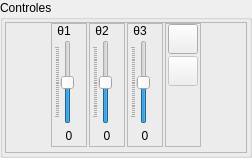
        <widget class="QGroupBox" name="groupBox_5">
         <property name="sizePolicy">
          <sizepolicy hsizetype="Minimum" vsizetype="Preferred">
           <horstretch>0</horstretch>
           <verstretch>0</verstretch>
          </sizepolicy>
         </property>
         <property name="title">
          <string>Controles</string>
         </property>
         <layout class="QVBoxLayout" name="verticalLayout_5">
          <property name="spacing">
           <number>3</number>
          </property>
          <property name="leftMargin">
           <number>2</number>
          </property>
          <property name="topMargin">
           <number>2</number>
          </property>
          <property name="rightMargin">
           <number>2</number>
          </property>
          <property name="bottomMargin">
           <number>2</number>
          </property>
          <item>
           <widget class="QFrame" name="frame_25">
            <property name="sizePolicy">
             <sizepolicy hsizetype="Minimum" vsizetype="Preferred">
              <horstretch>0</horstretch>
              <verstretch>0</verstretch>
             </sizepolicy>
            </property>
            <property name="frameShape">
             <enum>QFrame::StyledPanel</enum>
            </property>
            <property name="frameShadow">
             <enum>QFrame::Raised</enum>
            </property>
            <layout class="QHBoxLayout" name="horizontalLayout_25">
             <property name="spacing">
              <number>2</number>
             </property>
             <property name="leftMargin">
              <number>5</number>
             </property>
             <property name="topMargin">
              <number>0</number>
             </property>
             <property name="rightMargin">
              <number>5</number>
             </property>
             <property name="bottomMargin">
              <number>5</number>
             </property>
             <item>
              <spacer name="horizontalSpacer_12">
               <property name="orientation">
                <enum>Qt::Horizontal</enum>
               </property>
               <property name="sizeHint" stdset="0">
                <size>
                 <width>40</width>
                 <height>20</height>
                </size>
               </property>
              </spacer>
             </item>
             <item>
              <widget class="QFrame" name="frame_2">
               <property name="frameShape">
                <enum>QFrame::StyledPanel</enum>
               </property>
               <property name="frameShadow">
                <enum>QFrame::Raised</enum>
               </property>
               <layout class="QVBoxLayout" name="verticalLayout_6">
                <property name="spacing">
                 <number>2</number>
                </property>
                <property name="leftMargin">
                 <number>2</number>
                </property>
                <property name="topMargin">
                 <number>0</number>
                </property>
                <property name="rightMargin">
                 <number>2</number>
                </property>
                <property name="bottomMargin">
                 <number>0</number>
                </property>
                <item>
                 <widget class="QLabel" name="xLabel_4">
                  <property name="sizePolicy">
                   <sizepolicy hsizetype="Fixed" vsizetype="Preferred">
                    <horstretch>20</horstretch>
                    <verstretch>0</verstretch>
                   </sizepolicy>
                  </property>
                  <property name="minimumSize">
                   <size>
                    <width>20</width>
                    <height>0</height>
                   </size>
                  </property>
                  <property name="maximumSize">
                   <size>
                    <width>20</width>
                    <height>16777215</height>
                   </size>
                  </property>
                  <property name="text">
                   <string>θ1</string>
                  </property>
                  <property name="alignment">
                   <set>Qt::AlignCenter</set>
                  </property>
                 </widget>
                </item>
                <item>
                 <widget class="QSlider" name="th1Slider">
                  <property name="minimum">
                   <number>-180</number>
                  </property>
                  <property name="maximum">
                   <number>180</number>
                  </property>
                  <property name="sliderPosition">
                   <number>0</number>
                  </property>
                  <property name="orientation">
                   <enum>Qt::Vertical</enum>
                  </property>
                  <property name="tickPosition">
                   <enum>QSlider::TicksAbove</enum>
                  </property>
                  <property name="tickInterval">
                   <number>10</number>
                  </property>
                 </widget>
                </item>
                <item>
                 <widget class="QLabel" name="th1SliderLabel">
                  <property name="sizePolicy">
                   <sizepolicy hsizetype="Fixed" vsizetype="Preferred">
                    <horstretch>30</horstretch>
                    <verstretch>20</verstretch>
                   </sizepolicy>
                  </property>
                  <property name="minimumSize">
                   <size>
                    <width>30</width>
                    <height>20</height>
                   </size>
                  </property>
                  <property name="maximumSize">
                   <size>
                    <width>30</width>
                    <height>20</height>
                   </size>
                  </property>
                  <property name="text">
                   <string>0</string>
                  </property>
                  <property name="alignment">
                   <set>Qt::AlignCenter</set>
                  </property>
                 </widget>
                </item>
               </layout>
              </widget>
             </item>
             <item>
              <widget class="QFrame" name="frame_7">
               <property name="frameShape">
                <enum>QFrame::StyledPanel</enum>
               </property>
               <property name="frameShadow">
                <enum>QFrame::Raised</enum>
               </property>
               <layout class="QVBoxLayout" name="verticalLayout_10">
                <property name="spacing">
                 <number>2</number>
                </property>
                <property name="leftMargin">
                 <number>2</number>
                </property>
                <property name="topMargin">
                 <number>0</number>
                </property>
                <property name="rightMargin">
                 <number>2</number>
                </property>
                <property name="bottomMargin">
                 <number>0</number>
                </property>
                <item>
                 <widget class="QLabel" name="xLabel_5">
                  <property name="sizePolicy">
                   <sizepolicy hsizetype="Fixed" vsizetype="Preferred">
                    <horstretch>20</horstretch>
                    <verstretch>0</verstretch>
                   </sizepolicy>
                  </property>
                  <property name="minimumSize">
                   <size>
                    <width>20</width>
                    <height>0</height>
                   </size>
                  </property>
                  <property name="maximumSize">
                   <size>
                    <width>20</width>
                    <height>16777215</height>
                   </size>
                  </property>
                  <property name="text">
                   <string>θ2</string>
                  </property>
                  <property name="alignment">
                   <set>Qt::AlignCenter</set>
                  </property>
                 </widget>
                </item>
                <item>
                 <widget class="QSlider" name="th2Slider">
                  <property name="minimum">
                   <number>-180</number>
                  </property>
                  <property name="maximum">
                   <number>180</number>
                  </property>
                  <property name="sliderPosition">
                   <number>0</number>
                  </property>
                  <property name="orientation">
                   <enum>Qt::Vertical</enum>
                  </property>
                  <property name="tickPosition">
                   <enum>QSlider::TicksAbove</enum>
                  </property>
                  <property name="tickInterval">
                   <number>10</number>
                  </property>
                 </widget>
                </item>
                <item>
                 <widget class="QLabel" name="th2SliderLabel">
                  <property name="sizePolicy">
                   <sizepolicy hsizetype="Fixed" vsizetype="Preferred">
                    <horstretch>30</horstretch>
                    <verstretch>20</verstretch>
                   </sizepolicy>
                  </property>
                  <property name="minimumSize">
                   <size>
                    <width>30</width>
                    <height>20</height>
                   </size>
                  </property>
                  <property name="maximumSize">
                   <size>
                    <width>30</width>
                    <height>20</height>
                   </size>
                  </property>
                  <property name="text">
                   <string>0</string>
                  </property>
                  <property name="alignment">
                   <set>Qt::AlignCenter</set>
                  </property>
                 </widget>
                </item>
               </layout>
              </widget>
             </item>
             <item>
              <widget class="QFrame" name="frame_8">
               <property name="frameShape">
                <enum>QFrame::StyledPanel</enum>
               </property>
               <property name="frameShadow">
                <enum>QFrame::Raised</enum>
               </property>
               <layout class="QVBoxLayout" name="verticalLayout_12">
                <property name="spacing">
                 <number>2</number>
                </property>
                <property name="leftMargin">
                 <number>2</number>
                </property>
                <property name="topMargin">
                 <number>0</number>
                </property>
                <property name="rightMargin">
                 <number>2</number>
                </property>
                <property name="bottomMargin">
                 <number>0</number>
                </property>
                <item>
                 <widget class="QLabel" name="xLabel_9">
                  <property name="sizePolicy">
                   <sizepolicy hsizetype="Fixed" vsizetype="Preferred">
                    <horstretch>20</horstretch>
                    <verstretch>0</verstretch>
                   </sizepolicy>
                  </property>
                  <property name="minimumSize">
                   <size>
                    <width>20</width>
                    <height>0</height>
                   </size>
                  </property>
                  <property name="maximumSize">
                   <size>
                    <width>20</width>
                    <height>16777215</height>
                   </size>
                  </property>
                  <property name="text">
                   <string>θ3</string>
                  </property>
                  <property name="alignment">
                   <set>Qt::AlignCenter</set>
                  </property>
                 </widget>
                </item>
                <item>
                 <widget class="QSlider" name="th3Slider">
                  <property name="minimum">
                   <number>-180</number>
                  </property>
                  <property name="maximum">
                   <number>180</number>
                  </property>
                  <property name="sliderPosition">
                   <number>0</number>
                  </property>
                  <property name="orientation">
                   <enum>Qt::Vertical</enum>
                  </property>
                  <property name="tickPosition">
                   <enum>QSlider::TicksAbove</enum>
                  </property>
                  <property name="tickInterval">
                   <number>10</number>
                  </property>
                 </widget>
                </item>
                <item>
                 <widget class="QLabel" name="th3SliderLabel">
                  <property name="sizePolicy">
                   <sizepolicy hsizetype="Fixed" vsizetype="Preferred">
                    <horstretch>30</horstretch>
                    <verstretch>20</verstretch>
                   </sizepolicy>
                  </property>
                  <property name="minimumSize">
                   <size>
                    <width>30</width>
                    <height>20</height>
                   </size>
                  </property>
                  <property name="maximumSize">
                   <size>
                    <width>30</width>
                    <height>20</height>
                   </size>
                  </property>
                  <property name="text">
                   <string>0</string>
                  </property>
                  <property name="alignment">
                   <set>Qt::AlignCenter</set>
                  </property>
                 </widget>
                </item>
               </layout>
              </widget>
             </item>
             <item>
              <widget class="QFrame" name="frame_9">
               <property name="frameShape">
                <enum>QFrame::StyledPanel</enum>
               </property>
               <property name="frameShadow">
                <enum>QFrame::Raised</enum>
               </property>
               <layout class="QVBoxLayout" name="verticalLayout_13">
                <property name="spacing">
                 <number>2</number>
                </property>
                <property name="leftMargin">
                 <number>2</number>
                </property>
                <property name="topMargin">
                 <number>0</number>
                </property>
                <property name="rightMargin">
                 <number>2</number>
                </property>
                <property name="bottomMargin">
                 <number>0</number>
                </property>
                <item>
                 <widget class="QPushButton" name="dynBtn">
                  <property name="enabled">
                   <bool>true</bool>
                  </property>
                  <property name="sizePolicy">
                   <sizepolicy hsizetype="Minimum" vsizetype="Fixed">
                    <horstretch>30</horstretch>
                    <verstretch>30</verstretch>
                   </sizepolicy>
                  </property>
                  <property name="minimumSize">
                   <size>
                    <width>30</width>
                    <height>30</height>
                   </size>
                  </property>
                  <property name="maximumSize">
                   <size>
                    <width>30</width>
                    <height>30</height>
                   </size>
                  </property>
                  <property name="contextMenuPolicy">
                   <enum>Qt::DefaultContextMenu</enum>
                  </property>
                  <property name="toolTip">
                   <string>Dinâmica</string>
                  </property>
                  <property name="text">
                   <string/>
                  </property>
                  <property name="icon">
                   <iconset>
                    <normaloff>icons/din.png</normaloff>icons/din.png</iconset>
                  </property>
                  <property name="checkable">
                   <bool>true</bool>
                  </property>
                  <property name="checked">
                   <bool>false</bool>
                  </property>
                 </widget>
                </item>
                <item>
                 <widget class="QPushButton" name="ctrlBtn">
                  <property name="enabled">
                   <bool>false</bool>
                  </property>
                  <property name="sizePolicy">
                   <sizepolicy hsizetype="Minimum" vsizetype="Fixed">
                    <horstretch>30</horstretch>
                    <verstretch>30</verstretch>
                   </sizepolicy>
                  </property>
                  <property name="minimumSize">
                   <size>
                    <width>30</width>
                    <height>30</height>
                   </size>
                  </property>
                  <property name="maximumSize">
                   <size>
                    <width>30</width>
                    <height>30</height>
                   </size>
                  </property>
                  <property name="contextMenuPolicy">
                   <enum>Qt::DefaultContextMenu</enum>
                  </property>
                  <property name="toolTip">
                   <string>Controle</string>
                  </property>
                  <property name="text">
                   <string/>
                  </property>
                  <property name="icon">
                   <iconset>
                    <normaloff>icons/ctrl.png</normaloff>icons/ctrl.png</iconset>
                  </property>
                  <property name="checkable">
                   <bool>true</bool>
                  </property>
                 </widget>
                </item>
                <item>
                 <spacer name="verticalSpacer_2">
                  <property name="orientation">
                   <enum>Qt::Vertical</enum>
                  </property>
                  <property name="sizeHint" stdset="0">
                   <size>
                    <width>20</width>
                    <height>40</height>
                   </size>
                  </property>
                 </spacer>
                </item>
               </layout>
              </widget>
             </item>
             <item>
              <spacer name="horizontalSpacer_11">
               <property name="orientation">
                <enum>Qt::Horizontal</enum>
               </property>
               <property name="sizeHint" stdset="0">
                <size>
                 <width>40</width>
                 <height>20</height>
                </size>
               </property>
              </spacer>
             </item>
            </layout>
           </widget>
          </item>
         </layout>
        </widget>
